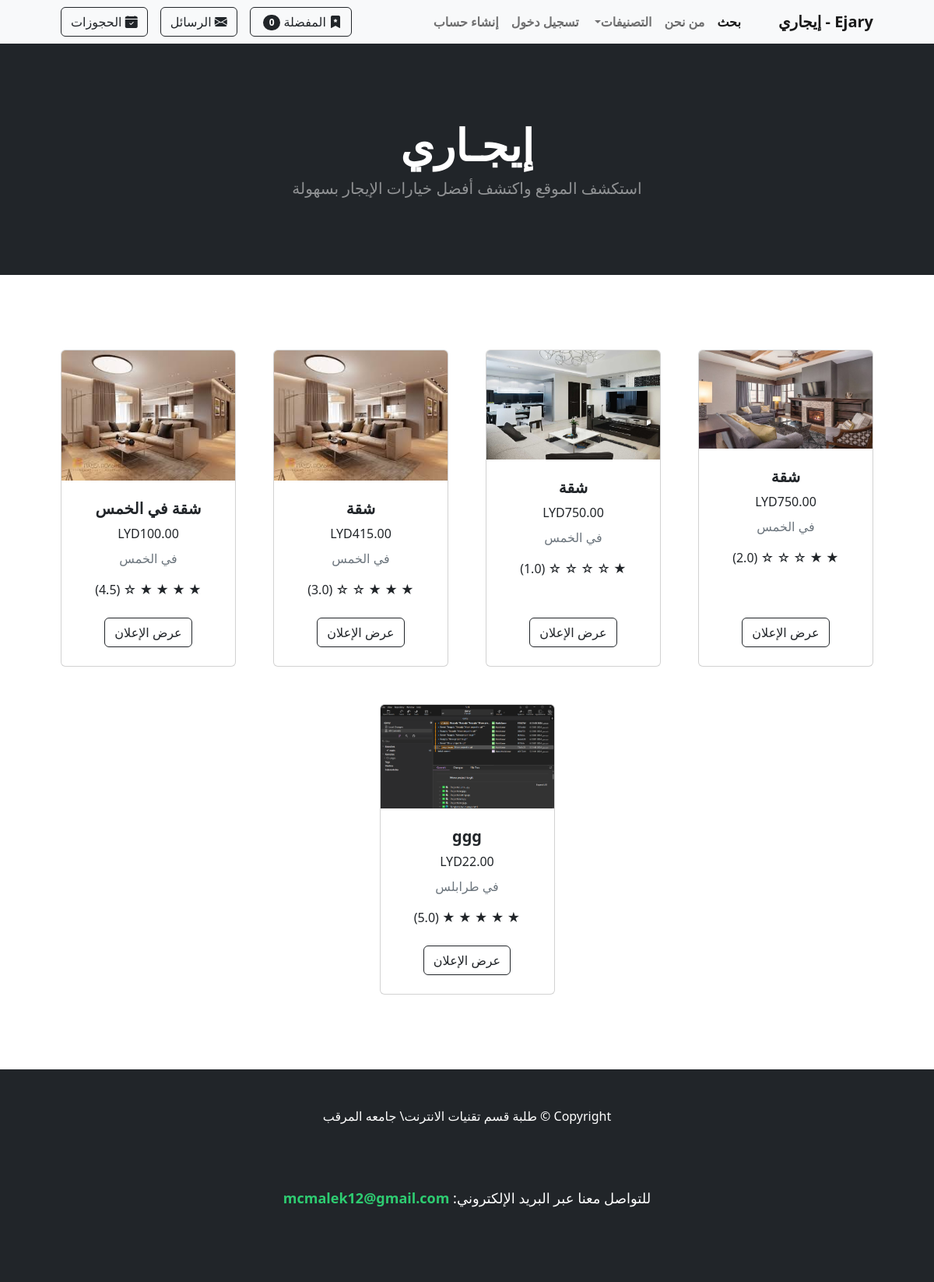
Before: / with the older database file.
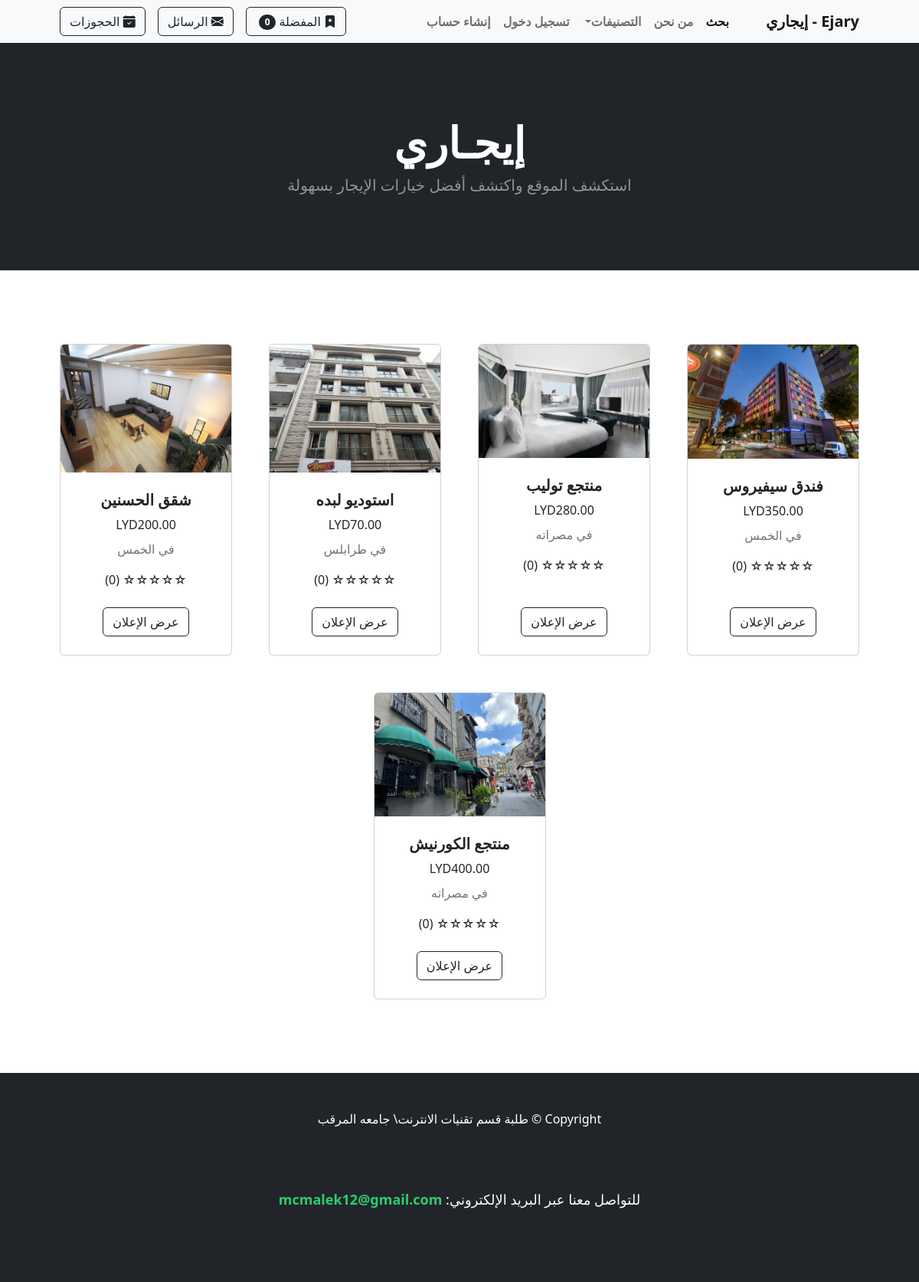
After: the same page with the newer database file.
### store/models.py (models this page shows, shortened)
class Product(models.Model):
    name = models.CharField(max_length=100)
    price = models.DecimalField(default=0, decimal_places=2, max_digits=6)
    category = models.ForeignKey(Category, on_delete=models.CASCADE, default=1)
    description = models.CharField(max_length=250, default='', blank=True, null=True)
    image = models.ImageField(upload_to='uploads/product/')
    is_sale = models.BooleanField(default=False)
    sale_price = models.DecimalField(default=0, decimal_places=2, max_digits=6)
    user = models.ForeignKey(User, on_delete=models.CASCADE)  # المستخدم الذي أضاف الإعلان
    city = models.ForeignKey(City, on_delete=models.CASCADE, null=True, blank=True)  # المدينة
    phone_number = models.CharField(
        max_length=10,
        validators=[
            RegexValidator(
                regex=r'^(092|091|094|093)\d{7}$',
                message="Phone number must start with 092, 091, 094, or 093 and be 10 digits long."
            )
        ],
        help_text="Enter a valid phone number starting with 092, 091, 094, or 093."
    )

class City(models.Model):
    name = models.CharField(max_length=100, unique=True)

### store/views.py (the view)
# urls.py: path('', views.home, name='home'),
def home(request):
	products = Product.objects.all()
	return render(request, 'home.html', {'products':products})

### cart/cart.py (called while the page is built)
	def __len__(self):
		return len(self.cart)

### cart/context_processors.py (called while the page is built)
def cart(request):
	return {'cart': Cart(request)}

### store/templatetags/custom_filters.py (called while the page is built)
@register.filter
def average_rating(ratings):
    average = ratings.aggregate(Avg('rating'))['rating__avg']
    return average if average else 0

### store/views.py (called while the page is built)
def categories_processor(request):
    return {
        'categories': Category.objects.all()
    }

def base_context(request):
    if request.user.is_authenticated:
        unread_count = ChatMessage.objects.filter(receiver=request.user, is_read=False).count()
    else:
        unread_count = 0
    return {'unread_count': unread_count}

### store/templates/home.html (shortened to what this page needs)
{% extends 'base.html' %}
{% load custom_filters %}
{% block content %}
<header class="bg-dark py-5">
    <div class="container px-4 px-lg-5 my-5">
        <div class="text-center text-white">
            <h1 class="display-4 fw-bolder">إيجـاري</h1>
            <p class="lead fw-normal text-white-50 mb-0">استكشف الموقع واكتشف أفضل خيارات الإيجار بسهولة</p>
        </div>
    </div>
</header>
<section class="py-5">
    <div class="container px-4 px-lg-5 mt-5">
        <div class="row gx-4 gx-lg-5 row-cols-2 row-cols-md-3 row-cols-xl-4 justify-content-center">
            {% for product in products %}
            <div class="col mb-5">
                <div class="card h-100">
                    <img class="card-img-top" src="{{ product.image.url }}" alt="{{ product.name }}" />
                    <div class="card-body p-4">
                        <div class="text-center">
                            <h5 class="fw-bolder">{{ product.name }}</h5>
                            {% if product.is_sale %}
                            <strike>LYD{{ product.price }}</strike> LYD{{ product.sale_price }}
                            {% else %}
                            LYD{{ product.price }}
                            {% endif %}
                            {% if product.city %}
                            <p class="text-muted mt-2">في {{ product.city.name }}</p>
                            {% endif %}
                            <div class="mt-3">
                                {% with avg=product.ratings.all|average_rating %}
                                    {% if avg %}
                                        {% for i in "12345"|make_list %}
                                            {% if i|add:"0" <= avg %}
                                                ★
                                            {% else %}
                                                ☆
                                            {% endif %}
                                        {% endfor %}
                                        ({{ avg|floatformat:1 }})
                                    {% else %}
                                        ☆☆☆☆☆ (0)
                                    {% endif %}
                                {% endwith %}
                            </div>
                        </div>
                    </div>
                    <div class="card-footer p-4 pt-0 border-top-0 bg-transparent">
                        <div class="text-center">
                            <a class="btn btn-outline-dark mt-auto" href="{% url 'product' product.id %}">عرض الإعلان</a>
                        </div>
                    </div>
                </div>
            </div>
            {% endfor %}
        </div>
    </div>
</section>
{% endblock %}

### store/templates/base.html (shortened to what this page needs)
{% load static %}
<!DOCTYPE html>
<html dir="rtl" lang="ar">
<head>
    <link href="https://cdn.jsdelivr.net/npm/bootstrap-icons@1.5.0/font/bootstrap-icons.css" rel="stylesheet" />
    <link href="{% static 'css/styles.css' %}" rel="stylesheet" />
</head>
<body>
    {% include 'navbar.html' %}
    {% block content %}
    {% endblock %}
    <footer class="py-5 bg-dark">
        <div class="container">
            <p class="m-0 text-center text-white">Copyright &copy; طلبة قسم تقنيات الانترنت\ جامعه المرقب</p>
            <section style="text-align: center; padding: 30px; background-color: #212529; margin-top: 50px;">
                <p style="font-size: 18px; color: #ffffff;">
                    للتواصل معنا عبر البريد الإلكتروني:
                    <a
                        href="mailto:contact@example.com"
                        style="color: #2ecc71; text-decoration: none; font-weight: bold;"
                    >
                        mcmalek12@gmail.com
                    </a>
                </p>
            </section>
        </div>
    </footer>
</body>
</html>

### store/templates/navbar.html (shortened to what this page needs)
<nav class="navbar navbar-expand-lg navbar-light bg-light">
    <div class="container px-4 px-lg-5">
        <a class="navbar-brand me-auto" href="{% url 'home' %}">Ejary - إيجاري</a>
        <div class="collapse navbar-collapse" id="navbarSupportedContent">
            <ul class="navbar-nav ms-auto mb-2 mb-lg-0">
                <li class="nav-item"><a class="nav-link active" aria-current="page" href="{% url 'search' %}">بحث</a></li>
                <li class="nav-item"><a class="nav-link" href="{% url 'about' %}">من نحن</a></li>
                <li class="nav-item dropdown">
                    <a class="nav-link dropdown-toggle" id="navbarDropdown" href="#" role="button" data-bs-toggle="dropdown" aria-expanded="false">التصنيفات</a>
                </li>
                {% if user.is_authenticated %}
                <li class="nav-item dropdown">
                    <a class="nav-link dropdown-toggle" id="profileDropdown" href="#" role="button" data-bs-toggle="dropdown" aria-expanded="false">الحساب الشخصي</a>
                    <ul class="dropdown-menu" aria-labelledby="profileDropdown">
                        <li><a class="dropdown-item" href="{% url 'update_user' %}">الملف الشخصي للمستخدم</a></li>
                    </ul>
                </li>
                <li class="nav-item"><a class="nav-link" href="{% url 'logout' %}">تسجيل خروج</a></li>
                {% else %}
                <li class="nav-item"><a class="nav-link" href="{% url 'login' %}">تسجيل دخول</a></li>
                <li class="nav-item"><a class="nav-link" href="{% url 'register' %}">إنشاء حساب</a></li>
                {% endif %}
            </ul>
            <form class="d-flex me-3">
                <a href="{% url 'cart_summary' %}" class="btn btn-outline-dark">
                    <i class="bi bi-bookmark-star-fill"></i> المفضلة
                    <span class="badge bg-dark text-white ms-1 rounded-pill" id="cart_quantity">{{ cart|length }}</span>
                </a>
            </form>
            <form class="d-flex me-3">
                <a href="{% url 'inbox' %}" class="btn btn-outline-dark position-relative">
                    <i class="bi bi-envelope-fill"></i> الرسائل
                </a>
            </form>
            <form class="d-flex me-3">
                <a href="{% url 'user_reservations' %}" class="btn btn-outline-dark position-relative">
                    <i class="bi bi-calendar-check-fill"></i> الحجوزات
                </a>
            </form>
        </div>
    </div>
</nav>

Changed rows visible on the page:
removed Product: image (picture), name "شقة", price "750.00", city.name "الخمس", ratings "2.0"
removed Product: image (picture), name "شقة", price "750.00", city.name "الخمس", ratings "1.0"
removed Product: image (picture), name "شقة", price "415.00", city.name "الخمس", ratings "3.0"
removed Product: image (picture), name "شقة في الخمس", price "100.00", city.name "الخمس", ratings "4.5"
removed Product: image (picture), name "ggg", price "22.00", city.name "طرابلس", ratings "5.0"
added Product: image (picture), name "فندق سيفيروس", price "350.00", city.name "الخمس", shows "☆☆☆☆☆ (0)"
added Product: image (picture), name "منتجع توليب", price "280.00", city.name "مصراته", shows "☆☆☆☆☆ (0)"
added Product: image (picture), name "استوديو لبده", price "70.00", city.name "طرابلس", shows "☆☆☆☆☆ (0)"
added Product: image (picture), name "شقق الحسنين", price "200.00", city.name "الخمس", shows "☆☆☆☆☆ (0)"
added Product: image (picture), name "منتجع الكورنيش", price "400.00", city.name "مصراته", shows "☆☆☆☆☆ (0)"
